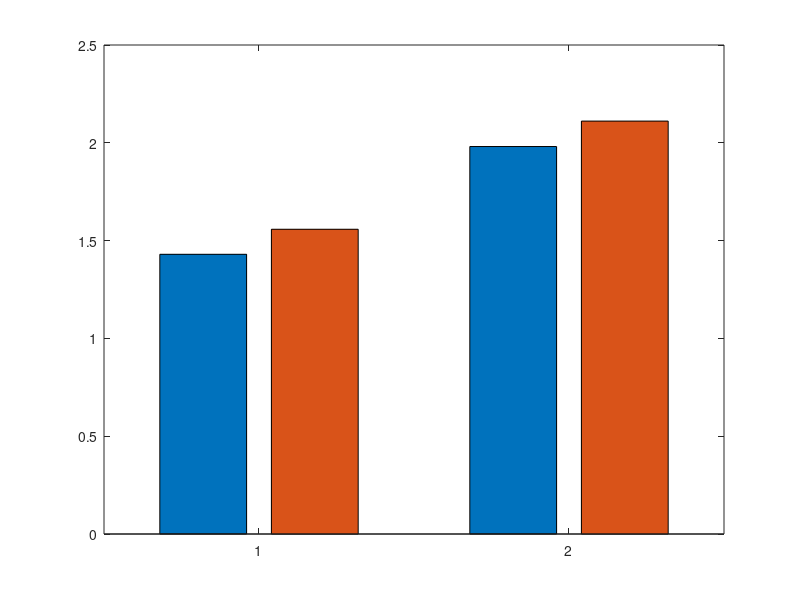

Write the MATLAB code that produced this figure. (Note: this script raises an error after producing the figure.)
% plot SNR (Oz) and accuracy(Oz) result change, 4s 
%% SNR 
clc;close all; clear ;
figure
% pos={[0.1 0.1 0.2 0.8];[0.4 0.1 0.4 0.8]};
% subplot('Position',pos{1} )
% subplot(1,2,1)
SNR_mean=[1.430	1.558;1.981,2.111]; % low and high
SNR_std=[0.168,0.221;0.591,0.588];
snrbar=bar(SNR_mean);
hold on
numgroups = size(SNR_mean, 1);
numbars = size(SNR_mean, 2);
groupwidth = min(0.8, numbars/(numbars+1.5));
for i = 1:numbars
    x = (1:numgroups) - groupwidth/2 + (2*i-1) * groupwidth / (2*numbars);
    errorbar(x, SNR_mean(:,i), [],SNR_std(:,i), 'linestyle', 'none', 'lineWidth', 1,'color','k');
end
sigstar({[0.8,1.2],[1.8,2.2]},[0.01,0.001])
% sigstar({[0.8,1.2]},[0.01])
% sigstar(groups,stats,nosort)
xticklabels({'PPG','  GPG'});
xlim([0,3])
ylim([0, 3.2]);
xlabel('(a)');
ylabel('SNR');
legend({'SSVEP1','SSVEP2'},'Location','NorthWest')
% legend({'LPG','HPG'},'Location','SouthEast')
%% accuracy , for HPG 4s, 3s, 2s, and 4s highest SNR to detect accuracy
% subplot('Position',pos{2} )
% subplot(1,2,2)
figure
accuracy_mean=[0.624 0.732;0.956,0.932;0.904,0.88;0.724,0.716; 0.64,0.6968 ].*100; % low and high
accuracy_std=[0.155,0.142;0.06,0.063;0.078 0.126;0.164,0.204; 0.2292,0.2437].*100;
% accuracy_mean=[78.8 84.15;74,72.4]; % low and high
% accuracy_std=[18.87,15;10.3,15.8];
accuracybar=bar(accuracy_mean);
hold on
numgroups = size(accuracy_mean, 1);
numbars = size(accuracy_mean, 2);
groupwidth = min(0.8, numbars/(numbars+1.5));
for i = 1:numbars
    x = (1:numgroups) - groupwidth/2 + (2*i-1) * groupwidth / (2*numbars);
    errorbar(x, accuracy_mean(:,i), [],accuracy_std(:,i), 'linestyle', 'none', 'lineWidth', 1,'color','k');
end
sigstar({[0.8,1.2],[4.8,5.2]},[0.05,0.001])
xticklabels({'PPG','GPG(4s)','GPG(3s)','GPG(2s)','GPG(4s, Method II)'});
xlabel('(b)');
ylabel('Accuracy (%)');
ylim([0,108]);


